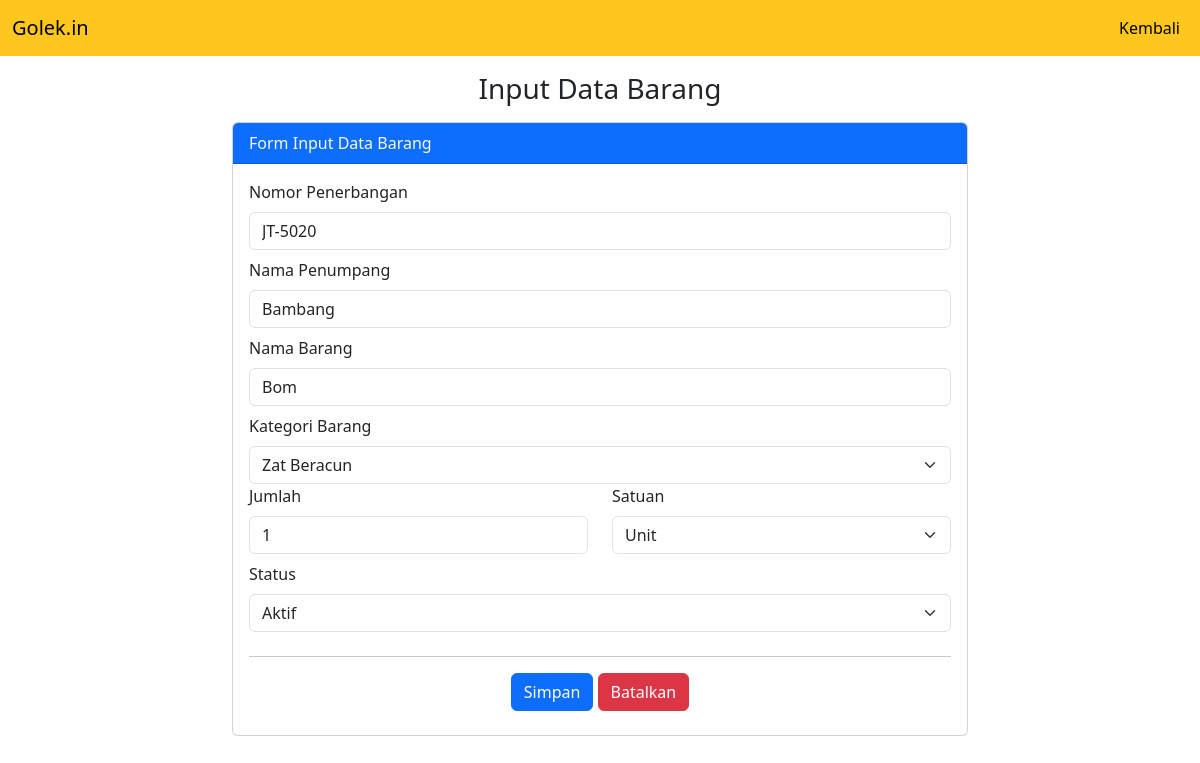
Page /edit-data-suspek.php?id=37 (signed in) on the committed database.
### tables this page shows
CREATE TABLE `tb_suspek` (
  `id_suspek` int(11) NOT NULL,
  `nomor_penerbangan` varchar(100) NOT NULL,
  `nama_penumpang` varchar(100) NOT NULL,
  `nama_barang` varchar(100) NOT NULL,
  `kategori_barang` varchar(100) NOT NULL,
  `jumlah` varchar(11) NOT NULL,
  `satuan` varchar(100) NOT NULL,
  `tanggal_simpan` timestamp NOT NULL DEFAULT current_timestamp() ON UPDATE current_timestamp(),
  `status` varchar(100) NOT NULL DEFAULT 'Aktif'
);

### edit-data-suspek.php (the view, shortened to what this page needs)
<?php
        include 'db.php';
        $barang = mysqli_query($conn, "SELECT * FROM tb_suspek WHERE id_suspek = '".$_GET['id']."' ");
        $b = mysqli_fetch_assoc($barang);
?>
<!doctype html>
<html lang="en">
  <head>
    <link href="https://cdn.jsdelivr.net/npm/bootstrap@5.3.0-alpha2/dist/css/bootstrap.min.css" rel="stylesheet">
  </head>
  <body>
  <nav class="navbar navbar-expand-lg" style="background-color: #ffc61d;">
        <div class="container-fluid">
            <a class="navbar-brand" href="#">Golek.in</a>
        <div class="collapse navbar-collapse" id="navbarSupportedContent">
            <ul class="navbar-nav ml-auto ms-auto">
            <li class="nav-item">
                <a class="nav-link active" aria-current="page" href="dashboard.php">Kembali</a>
            </li>
            </ul>
        </div>
        </div>
    </nav>
    <div class="container">
        <h3 class="text-center">Input Data Barang</h3>
        <div class="row">
            <div class="col-md-8 mx-auto">
                <div class="card">
                    <div class="card-header bg-primary text-light">
                        Form Input Data Barang
                    </div>
                    <div class="card-body">
                        <form method="post">
                            <div class="mb-2">
                                <label class="form-label">Nomor Penerbangan</label>
                                <input type="text" name="nama" class="form-control" placeholder="Masukkan Nomor Penerbangan" value="<?php echo $b['nomor_penerbangan'] ?>" required>
                            </div>
                            <div class="mb-2">
                                <label class="form-label">Nama Penumpang</label>
                                <input type="text" name="tnamap" class="form-control" placeholder="Masukkan Nama Penumpang" value="<?php echo $b['nama_penumpang'] ?>" required>
                            </div>
                            <div class="mb-2">
                                <label class="form-label">Nama Barang</label>
                                <input type="text" name="tnamab" class="form-control" placeholder="Masukkan Nama Barang" value="<?php echo $b['nama_barang'] ?>" required>
                            </div>
                            <div class="mb-2">
                                <label class="form-label">Kategori Barang</label>
                                <select class="form-select" name="tkategoribarang" required>
                                <?php $kategori_barang = $b['kategori_barang']; ?>
                                    <option value="Zat Beracun" <?php echo ($kategori_barang == 'Zat Beracun') ? "selected": "" ?>>Zat Beracun</option>
                                </select>
                            <div class="row">
                            <div class="col">
                                <div class="mb-2">
                                <label class="form-label">Jumlah</label>
                                <input type="number" name="tjumlah" class="form-control" placeholder="Masukkan Jumlah Barang" value="<?php echo $b['jumlah'] ?>" required>
                                </div>
                            </div>
                            <div class="col">
                            <div class="mb-2">
                                <label class="form-label">Satuan</label>
                                <select class="form-select" name="tsatuan" required>
                                <?php $satuan = $b['satuan']; ?>
                                    <option value="Unit" <?php echo ($satuan == 'Unit') ? "selected": "" ?>>Unit</option>
                                </select>
                            </div>
                            </div>
                            <div class="mb-2">
                                <label class="form-label">Status</label>
                                <select class="form-select" name="tstatus" required>
                                <?php $status = $b['status']; ?>
                                    <option <?php echo ($status == 'Aktif') ? "selected": "" ?>>Aktif</option>
                                            </select>
                            </div>
                        <div class="text-center">
                            <hr>
                            <button class="btn btn-primary" name="bsimpan" type="submit">Simpan</button>
                            <button class="btn btn-danger" name="bbatal" type="reset">Batalkan</button>
                        </div>
                        </div>
                        </form>
                    </div>
                </div>
            </div>
        </div>
     </div>
  </body>
</html>

### rows in the picture
tb_suspek: nama "JT-5020", tnamap "Bambang", tnamab "Bom", tkategoribarang "Zat Beracun", tjumlah "1", tsatuan "Unit", tstatus "Aktif"
